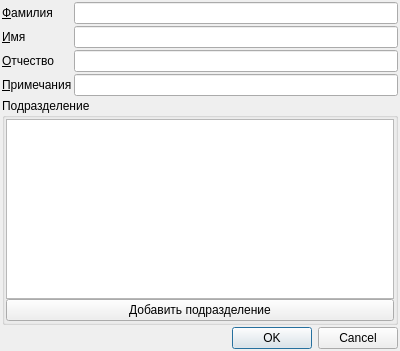
<?xml version="1.0" encoding="UTF-8"?>
<ui version="4.0">
 <class>DialogPerson</class>
 <widget class="QDialog" name="DialogPerson">
  <property name="geometry">
   <rect>
    <x>0</x>
    <y>0</y>
    <width>400</width>
    <height>351</height>
   </rect>
  </property>
  <property name="windowTitle">
   <string>Dialog</string>
  </property>
  <layout class="QFormLayout" name="formLayout">
   <property name="horizontalSpacing">
    <number>2</number>
   </property>
   <property name="verticalSpacing">
    <number>2</number>
   </property>
   <property name="leftMargin">
    <number>2</number>
   </property>
   <property name="topMargin">
    <number>2</number>
   </property>
   <property name="rightMargin">
    <number>2</number>
   </property>
   <property name="bottomMargin">
    <number>2</number>
   </property>
   <item row="0" column="0">
    <widget class="QLabel" name="label">
     <property name="text">
      <string>&amp;Фамилия</string>
     </property>
     <property name="buddy">
      <cstring>leFam</cstring>
     </property>
    </widget>
   </item>
   <item row="0" column="1">
    <widget class="QLineEdit" name="leFam"/>
   </item>
   <item row="1" column="0">
    <widget class="QLabel" name="label_2">
     <property name="text">
      <string>&amp;Имя</string>
     </property>
     <property name="buddy">
      <cstring>leName</cstring>
     </property>
    </widget>
   </item>
   <item row="1" column="1">
    <widget class="QLineEdit" name="leName"/>
   </item>
   <item row="2" column="0">
    <widget class="QLabel" name="label_3">
     <property name="text">
      <string>&amp;Отчество</string>
     </property>
     <property name="buddy">
      <cstring>leOtch</cstring>
     </property>
    </widget>
   </item>
   <item row="2" column="1">
    <widget class="QLineEdit" name="leOtch"/>
   </item>
   <item row="3" column="0">
    <widget class="QLabel" name="label_4">
     <property name="text">
      <string>&amp;Примечания</string>
     </property>
     <property name="buddy">
      <cstring>leComment</cstring>
     </property>
    </widget>
   </item>
   <item row="3" column="1">
    <widget class="QLineEdit" name="leComment"/>
   </item>
   <item row="4" column="0" colspan="2">
    <widget class="QGroupBox" name="groupBox">
     <property name="title">
      <string>Подразделение</string>
     </property>
     <layout class="QVBoxLayout" name="verticalLayout">
      <property name="spacing">
       <number>0</number>
      </property>
      <property name="leftMargin">
       <number>1</number>
      </property>
      <property name="topMargin">
       <number>1</number>
      </property>
      <property name="rightMargin">
       <number>1</number>
      </property>
      <property name="bottomMargin">
       <number>1</number>
      </property>
      <item>
       <widget class="QListWidget" name="listWidget"/>
      </item>
      <item>
       <widget class="QPushButton" name="pbAddDivision">
        <property name="text">
         <string>Добавить подразделение</string>
        </property>
        <property name="icon">
         <iconset resource="flash-admin.qrc">
          <normaloff>:/icons/add_group</normaloff>:/icons/add_group</iconset>
        </property>
        <property name="autoDefault">
         <bool>false</bool>
        </property>
        <property name="flat">
         <bool>false</bool>
        </property>
       </widget>
      </item>
     </layout>
    </widget>
   </item>
   <item row="5" column="0" colspan="2">
    <widget class="QDialogButtonBox" name="buttonBox">
     <property name="orientation">
      <enum>Qt::Horizontal</enum>
     </property>
     <property name="standardButtons">
      <set>QDialogButtonBox::Cancel|QDialogButtonBox::Ok</set>
     </property>
    </widget>
   </item>
  </layout>
 </widget>
 <resources>
  <include location="flash-admin.qrc"/>
 </resources>
 <connections>
  <connection>
   <sender>buttonBox</sender>
   <signal>rejected()</signal>
   <receiver>DialogPerson</receiver>
   <slot>reject()</slot>
   <hints>
    <hint type="sourcelabel">
     <x>325</x>
     <y>290</y>
    </hint>
    <hint type="destinationlabel">
     <x>286</x>
     <y>274</y>
    </hint>
   </hints>
  </connection>
 </connections>
</ui>
